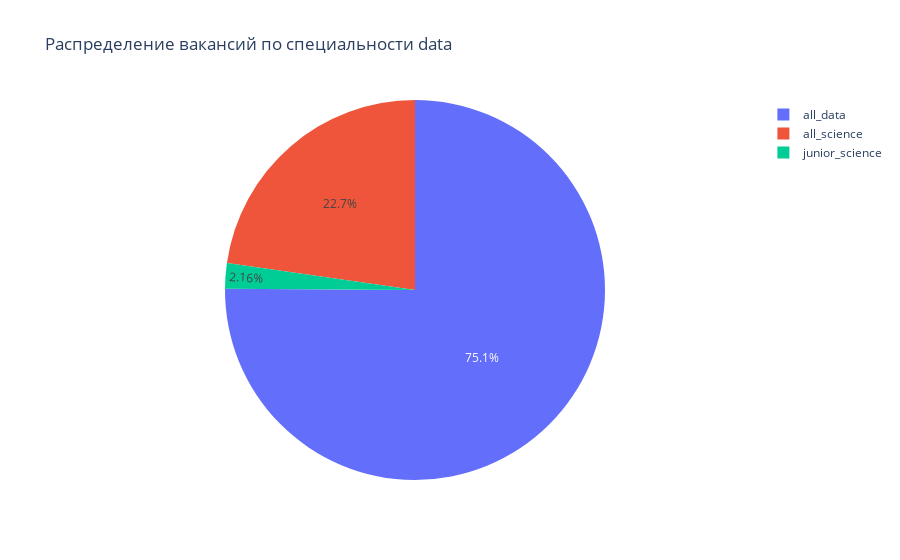

Notebook code for this chart:
### Markdown cell above
#### **Дополнительное исследование №3**

### Code cell
query_test4 = f''' 
            SELECT -- выведем вакансии для data science
                count(*)
            FROM public.vacancies
            WHERE 
            upper(name) NOT LIKE '%HTML%' AND
                (lower(name) LIKE '%data scientist%' OR
                lower(name) LIKE '%data science%' OR
                lower(name) LIKE '%исследователь данных%' OR
                UPPER(name) LIKE '%ML%' OR 
                lower(name) LIKE '%machine learning%' OR 
                lower(name) LIKE '%машинн%обучен%') 
            '''
exit_test4 = pd.read_sql_query(query_test4,connection_project)

# Создадим новый dataframe для постройки графика 
data_test = exit_5_7.copy()
data_test.loc[1] = exit_test4.loc[0]
data_test.loc[2] = exit_6_2.loc[0]
data_test['level'] = pd.DataFrame({'level':['all_data','all_science','junior_science']})
display(data_test)


plot_test4 = px.pie(data_frame = data_test,
                    values= 'count',
                    names= 'level',
                    title= 'Распределение вакансий по специальности data'
                    )
plot_test4.show()
plot_test4.write_html("plotly_express4.html")

### Figure 1 — Plotly figure (JSON) as saved in the notebook; plotly's stock layout.template omitted (floating-point values rounded to 4 significant figures)
{"data": [{"domain": {"x": [0, 1], "y": [0, 1]}, "hovertemplate": "level=%{label}<br>count=%{value}<extra></extra>", "labels": ["all_data", "all_science", "junior_science"], "legendgroup": "", "name": "", "showlegend": true, "type": "pie", "values": [1771, 536, 51]}], "layout": {"legend": {"tracegroupgap": 0}, "title": {"text": "Распределение вакансий по специальности data"}}}
